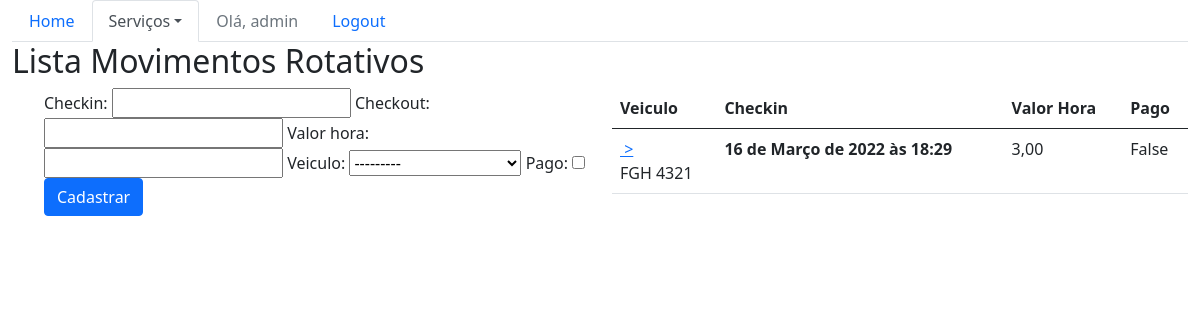
Page /sistema/mov-rot/ (signed in) on the earlier database version.
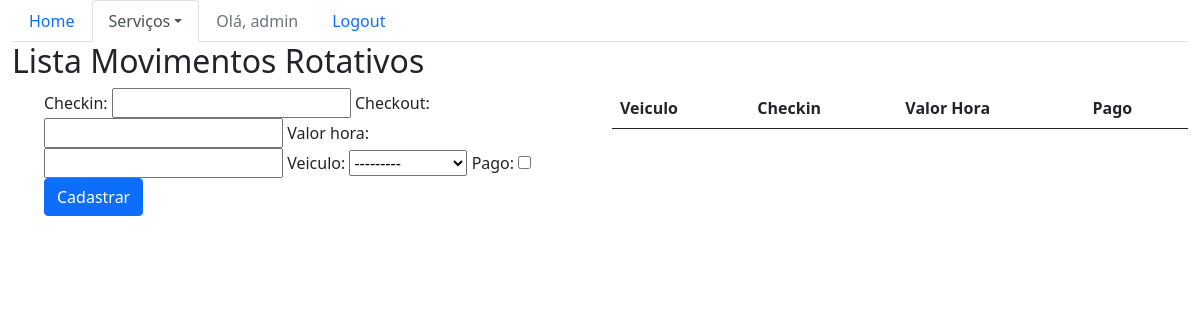
Same page on the later database version.
### core/models.py (models this page shows, shortened)
class MovRotativo(models.Model):
    checkin = models.DateTimeField(auto_now=False)
    checkout = models.DateTimeField(auto_now=False, null=True, blank=True)
    valor_hora = models.DecimalField(max_digits=5, decimal_places=2)
    veiculo = models.ForeignKey(Veiculo, on_delete=models.CASCADE)
    pago = models.BooleanField(default=False)

class Veiculo(models.Model):
    marca = models.ForeignKey(Marca, on_delete=models.CASCADE)
    proprietario = models.ForeignKey(Pessoa, on_delete=models.CASCADE)
    placa = models.CharField(max_length=20)
    cor = models.CharField(max_length=15)
    observacoes = models.TextField(max_length=200)
    def __str__(self):
        return self.marca.nome + '-' + self.placa

### core/views.py (the view)
# urls.py: path("mov-rot/", lista_movrotativos ,name='core_lista_movrotativos'),
@login_required
def lista_movrotativos(request):
    mov_rot = MovRotativo.objects.all()
    form = MovrotativoForm()
    return render(request, 'core/lista_movrotativos.html', {'mov_rot': mov_rot, 'form': form})

### core/forms.py
class MovrotativoForm(ModelForm):
    class Meta:
        model = MovRotativo
        fields= ['checkin','checkout','valor_hora','veiculo','pago']

### core/templates/core/lista_movrotativos.html (shortened to what this page needs)
{% extends 'base.html' %}
{% load bootstrap %}
{%block menu%}
    <ul class="nav nav-tabs">
        <li class="nav-item">
          <a class="nav-link " href="{% url 'core_home' %}">Home</a>
        </li>
        <li class="nav-item dropdown">
          <a class="nav-link dropdown-toggle active" data-toggle="dropdown" href="#" role="button" aria-haspopup="true" aria-expanded="false">Serviços</a>
        </li>
        {%if user.is_authenticated %}
        <li class="nav-item ">
          <a class="nav-link disabled" href="">Olá, {{user}}</a>
        </li>
        <li class="nav-item">
          <a class="nav-link" href="{% url 'logout' %}">Logout</a>
        </li>
        {% else %}
        <li class="nav-item">
          <a class="nav-link" href="{% url 'login' %}">Login</a>
        </li>
        {% endif %}
    </ul>
{%endblock%}
{%block main%}
<div class="row">
    <div class="col-12">
        <h2> Lista Movimentos Rotativos</h2>
    </div>
</div>
<div class="row">
    <div class="col-sm-6">
        <ul>
            <form action="{% url 'core_movrotativo_novo' %}" method="post">
                {{form|bootstrap}}
            <br>
                <button type="submit" class="btn btn-primary">Cadastrar</button>
            </form>
        </ul>
    </div>
    <div class="col-sm-6">
        <table class="table">
            <thead class= "thead-dark">
              <tr>
                <th scope="col">Veiculo</th>
                <th scope="col">Checkin</th>
                <th scope="col">Valor Hora</th>
                <th scope="col">Pago</th>
              </tr>
            </thead>
            <tbody>
                {% for mov in mov_rot %}
              <tr>
                <td><a href="{% url 'core_movrotativo_update' mov.id %}" style="display:block;">&nbsp;></a>{{mov.veiculo.placa}}</td>
                <th scope="row" >{{mov.checkin}}</th>
                <td>{{mov.valor_hora}}</td>
                <td>{{mov.pago}}</td>
              </tr>
                {%endfor%}
            </tbody>
          </table>
    </div>
</div>
{%endblock%}

Differences in the rows shown:
removed MovRotativo: veiculo.placa "FGH 4321", checkin "16 de Março de 2022 às 18:29", valor_hora "3,00", pago "False"
